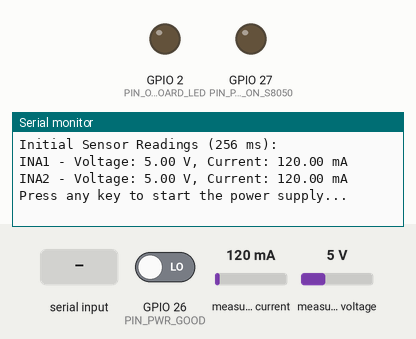
Recording of a program running on a simulated ESP32. Shown: output pins drawn as LEDs (lit = HIGH), the last lines printed to the serial monitor. The inputs (shaded band) are chosen by the test bench; at power-on: measured current 120 mA, GPIO 26 (PIN_PWR_GOOD) LOW, measured voltage 5 V.

Above: at 1.0 s.
1.1 s: "1" received over Serial
At 1.12 s:
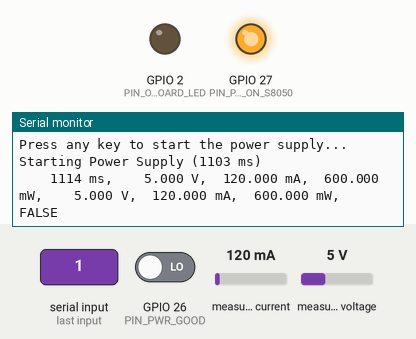
2.6 s: measured current set to 40 mA
At 3.2 s:
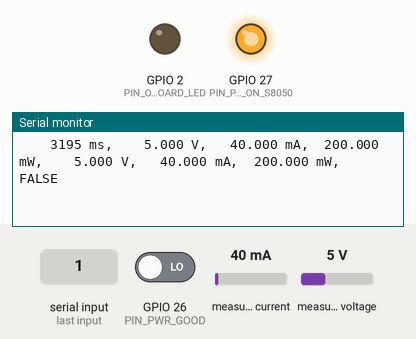
4.1 s: GPIO 26 (PIN_PWR_GOOD) driven HIGH
At 4.9 s:
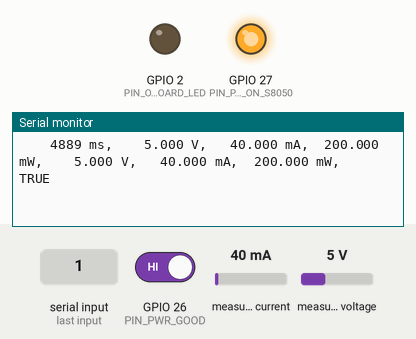
5.6 s: measured voltage set to 0.3 V
At 6.4 s:
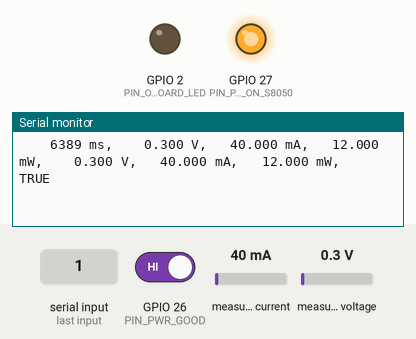
7.1 s: GPIO 26 (PIN_PWR_GOOD) driven LOW
At 7.9 s:
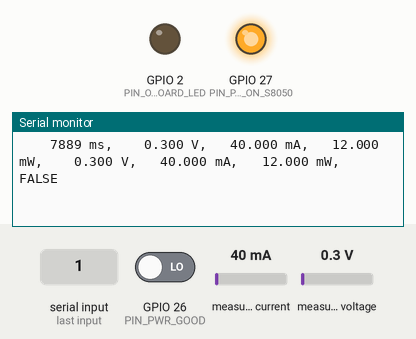

Measured:
- after the input at 1.1 s, the serial monitor: prints a new line at once (image 1)

The program:

main.cpp
```cpp
#include <Arduino.h>
#include <Wire.h>
#include <INA226.h>


#define PIN_ONBOARD_LED 2

#define PIN_PS_ON_S8050 27
#define PIN_PWR_GOOD 26

#define PWR_GOOD_DIVIDER_R1 10000.0
#define PWR_GOOD_DIVIDER_R2 20000.0

#define SDA_1 23
#define SCL_1 22
#define SDA_2 19
#define SCL_2 18

TwoWire I2C_1 = TwoWire(0);
TwoWire I2C_2 = TwoWire(1);

// TODO: add compile time test series flags & configs (eg. shunt value, max current, sensor type, etc)
// TODO: check if the INA lib confirms if the INA is actually the correct device (eg. check manufacturer ID & device ID registers)
INA226 ina_1(0x40, &I2C_1);
INA226 ina_2(0x40, &I2C_2);

void Panic(const char *message)
{
    Serial.println(message);
    while (1) {
        digitalWrite(PIN_ONBOARD_LED, HIGH);
        delay(100);
        digitalWrite(PIN_ONBOARD_LED, LOW);
        delay(100);
    }
}

void setup()
{
    Serial.begin(115200);

    pinMode(PIN_ONBOARD_LED, OUTPUT);
    digitalWrite(PIN_ONBOARD_LED, LOW);
    pinMode(PIN_PS_ON_S8050, OUTPUT);
    digitalWrite(PIN_PS_ON_S8050, LOW);
    pinMode(PIN_PWR_GOOD, INPUT);

    I2C_1.begin(SDA_1, SCL_1, 400000);
    I2C_2.begin(SDA_2, SCL_2, 400000);

    if (!ina_1.begin() || !ina_2.begin()) {
        Panic("Error initializing INA226 sensors!");
    }

    // TODO: completely configure INAs; eg. set sample averaging & conversion times, etc
    // TODO: move values into constexpr or #define
    int error = 0;
    error = ina_1.setMaxCurrentShunt(0.8, 0.1); // e.g., 0.8A max, 100 mOhm shunt
    if (error) {
        Serial.print("ina_1.setMaxCurrentShunt: ");
        Serial.println(error, HEX);
        Panic("Error configuring INA1");
    }
    error = ina_2.setMaxCurrentShunt(0.8, 0.1); // e.g., 0.8A max, 100 mOhm shunt
    if (error) {
        Serial.print("ina_2.setMaxCurrentShunt: ");
        Serial.println(error, HEX);
        Panic("Error configuring INA2");
    }
    Serial.println("INA226 sensors initialized with 0.8A max and 0.1Ω shunt.");

    delay(250);
    float v1 = ina_1.getBusVoltage();
    float i1 = ina_1.getCurrent_mA();
    float v2 = ina_2.getBusVoltage();
    float i2 = ina_2.getCurrent_mA();
    Serial.print("Initial Sensor Readings (");
    Serial.print(millis());
    Serial.println(" ms):");
    Serial.print("INA1 - Voltage: ");
    Serial.print(v1);
    Serial.print(" V, Current: ");
    Serial.print(i1);
    Serial.println(" mA");
    Serial.print("INA2 - Voltage: ");
    Serial.print(v2);
    Serial.print(" V, Current: ");
    Serial.print(i2);
    Serial.println(" mA");

    // delay(1000);
    Serial.println("Press any key to start the power supply...");
    while (Serial.available() == 0) {
        delay(10);
    }

    Serial.print("Starting Power Supply (");
    Serial.print(millis());
    Serial.println(" ms)\n");
    digitalWrite(PIN_PS_ON_S8050, HIGH);
}

struct TestData {
    uint16_t timestamp_ms;
    uint8_t power_good;
    uint8_t power_on;
    struct {
        float voltage_V;
        float current_mA;
        float power_mW;
    } sensor_1, sensor_2;
};
volatile static struct TestData test_data[10000];
static_assert(sizeof(test_data) <= 320 * 1024);


void loop()
{
    // TODO: add WIFI connection
    // TODO: add NTP time sync
    // TODO: implement actuall test series (milliseconds, 2xVoltages, 2xCurrents, 2xPowers, PowerGood, PowerOn)
    // TODO: 1st step, wait for power rails to stabilise
    // TODO: 2nd step, run test series
    // TODO:   ~0.1~0.5s pre power on
    // TODO:   ~6s spinup spike (high fidelity)
    // TODO:   ~15s power on (low fidelity)
    // TODO:   ~15s power off /OR till power stabilised (12V rail ~ <2V) (low fidelity)
    // TODO: 3rd step, compress & send data to server
    // TODO: 4th step, optionaly repeat test series


    float v1 = ina_1.getBusVoltage();
    float i1 = ina_1.getCurrent_mA();
    float w1 = ina_1.getPower_mW();
    float v2 = ina_2.getBusVoltage();
    float i2 = ina_2.getCurrent_mA();
    float w2 = ina_2.getPower_mW();
    bool pg = digitalRead(PIN_PWR_GOOD);

    char buffer[256];
    int len = snprintf(buffer, sizeof(buffer),
                       "%8lu ms, %8.3f V, %8.3f mA, %8.3f mW, %8.3f V, %8.3f mA, %8.3f mW, %8s\n",
                       millis(), v1, i1, w1, v2, i2, w2, pg ? "TRUE" : "FALSE");

    Serial.write((uint8_t *)buffer, len);

    delay(10);
}
```
